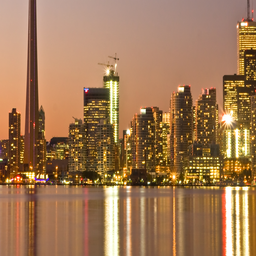
#> input picture DFT-prac/Online-DFT_FFT-A1_A2/images/skyline256.png, 256 x 256 px, found by its file name
$ python b1_spectral_shift.py --image images/skyline256.png --rows 37 --cols -21 --engine fft
#> lines starting #> are read from the running program, lines starting #| are printed output that depends on the picture
### DFT-prac/Online-DFT_FFT-A1_A2/image_utils.py
"""
image_utils.py  --  PROVIDED. Do not modify.

Image loading/saving, blur-kernel construction and comparison figures for
Task B. Treat it as a black box: no transform, no convolution and no padding
logic lives in here.

Interface
---------
    img    = load_image(path, as_gray=False)   -> float array in [0, 1]
    save_image(img, path)
    k      = make_kernel("bokeh", radius=9)    -> 2D float array, sums to 1
    save_comparison([a, b], ["original", "blurred"], "out/compare.png")
"""

import os

import matplotlib

matplotlib.use("Agg")
import matplotlib.pyplot as plt  # noqa: E402
import numpy as np  # noqa: E402
from PIL import Image  # noqa: E402


def load_image(path, as_gray=False):
    """
    Load an image as floating point intensities in [0, 1].

    Parameters
    ----------
    path : str
    as_gray : bool
        If True, return a 2D array of shape (H, W). Otherwise return a 3D
        array of shape (H, W, 3) holding R, G, B planes -- in that case your
        convolution must be applied to each colour plane separately.

    Returns
    -------
    numpy.ndarray of float64
    """
#> called with path = 'DFT-prac/images/skyline256.png', as_gray = True
    img = Image.open(path)
#> img is the input picture: PIL image 256x256 RGB; mean R, G, B 160.3, 120.2, 84.7
    img = img.convert("L" if as_gray else "RGB")
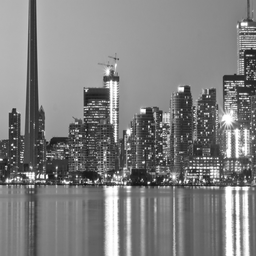
#> img: PIL image 256x256 L; min 17, max 255, mean 128.2
    return np.asarray(img, dtype=np.float64) / 255.0


# [155 lines left out: functions save_image, make_kernel, save_comparison, save_kernel_preview, not called in this run]

### DFT-prac/wp-grp/problems/b1_spectral_shift.py
"""
Practice online B1 -- shift an image by multiplying its spectrum by a phase ramp.

Complete TODO 1--3. Do not modify the original offline files.

Run:

    python b1_spectral_shift.py --image images/skyline256.png --rows 37 --cols -21 --engine fft
"""

import argparse
import os
import sys

import numpy as np

PRACTICE_DIR = os.path.dirname(os.path.dirname(os.path.abspath(__file__)))
OFFLINE_DIR = os.path.dirname(PRACTICE_DIR)
sys.path.insert(0, OFFLINE_DIR)   # practice only: a real online sits next to the offline files

from image_conv import inverse_2d, transform_2d
from image_utils import load_image, save_comparison, save_image
from io_utils import write_report
from transforms import ArbitraryLengthFFT, DFTAnalyzer, FFTTransformer


def phase_ramp(shape, shift_rows, shift_cols):
    """Return the spectrum multiplier that delays a plane by (shift_rows, shift_cols)."""
    # [8 lines of commented-out code are left out]
    raise NotImplementedError("TODO 1: build the phase ramp")


def shift_plane(plane, shift_rows, shift_cols, engine):
    """Circularly shift one plane through the frequency domain."""
    # TODO 2 (student): transform the plane (no padding: the shift is meant to
    # wrap), multiply by the ramp, inverse-transform ONCE, keep the real part.

    # spectrum = transform_2d(...) * phase_ramp(...)
    # return inverse_2d(...).real
    raise NotImplementedError("TODO 2: shift one plane through its spectrum")


def shift_image(image, shift_rows, shift_cols, engine):
    """Apply shift_plane to a grayscale or RGB image, preserving its shape."""
    # TODO 3 (student): one plane for grayscale; three planes stacked back
    # along the last axis for RGB.

    # image = np.asarray(image, dtype=np.float64)
    # if image.ndim == 2:
    #     return
    # if image.ndim == 3 and image.shape[2] == 3:
    #     planes =
    #     return
    # raise ValueError("images must be grayscale or RGB")
#> (the run stopped early here; a loop or call above may not have finished)

$ run again, with DFT-prac/Online-DFT_FFT-A1_A2/images/skyline512.png copied over DFT-prac/Online-DFT_FFT-A1_A2/images/skyline256.png
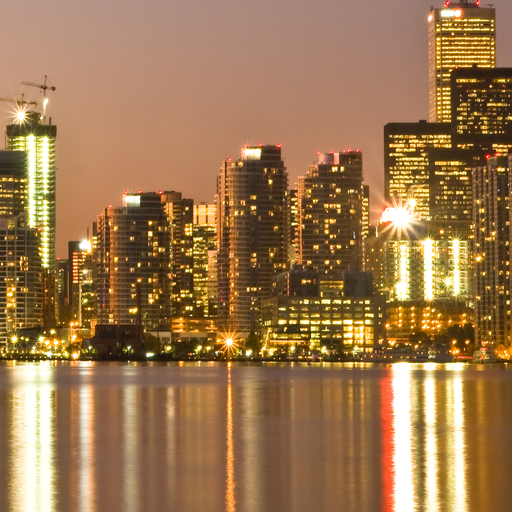
#> input picture DFT-prac/Online-DFT_FFT-A1_A2/images/skyline512.png, 512 x 512 px, found by its file name
#> in load_image, img is the input picture: PIL image 512x512 RGB; mean R, G, B 156.3, 118.9, 78.8
#> in load_image, `img = img.convert("L" if as_gray else "RGB")`:
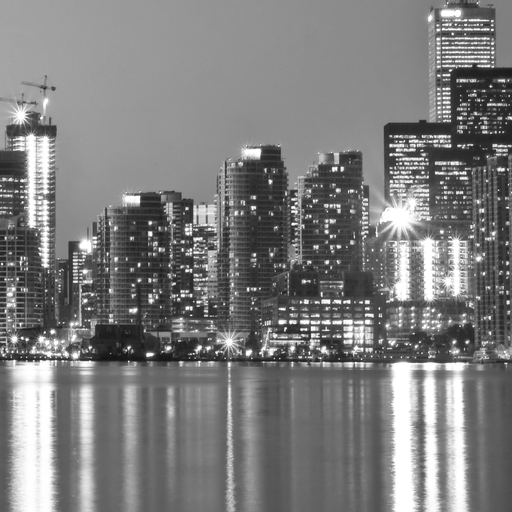
#> img: PIL image 512x512 L; min 19, max 255, mean 125.5

$ run again, with DFT-prac/Online-DFT_FFT-A1_A2/images/sunset512.png copied over DFT-prac/Online-DFT_FFT-A1_A2/images/skyline256.png
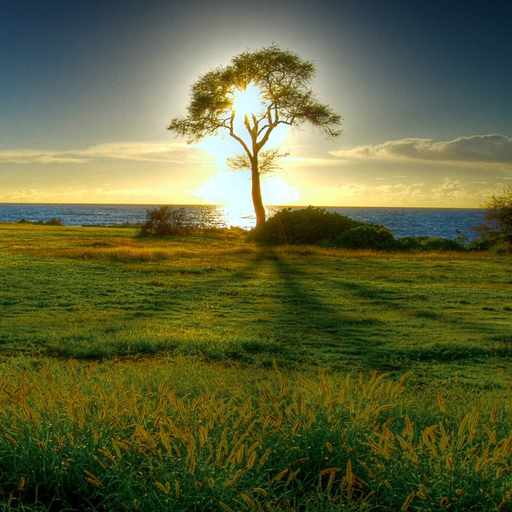
#> input picture DFT-prac/Online-DFT_FFT-A1_A2/images/sunset512.png, 512 x 512 px, found by its file name
#> in load_image, img is the input picture: PIL image 512x512 RGB; mean R, G, B 95.3, 100.1, 58.3
#> in load_image, `img = img.convert("L" if as_gray else "RGB")`:
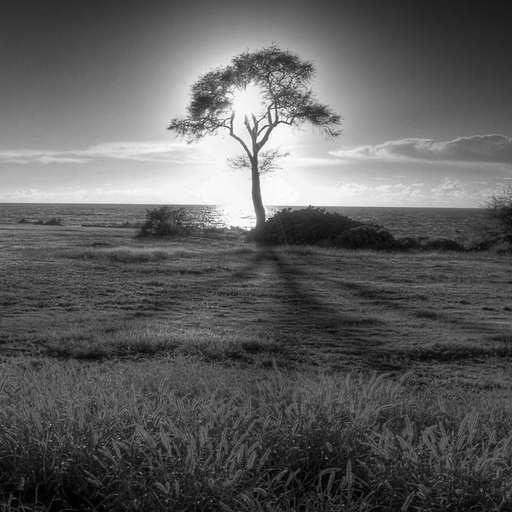
#> img: PIL image 512x512 L; min 0, max 255, mean 93.9
